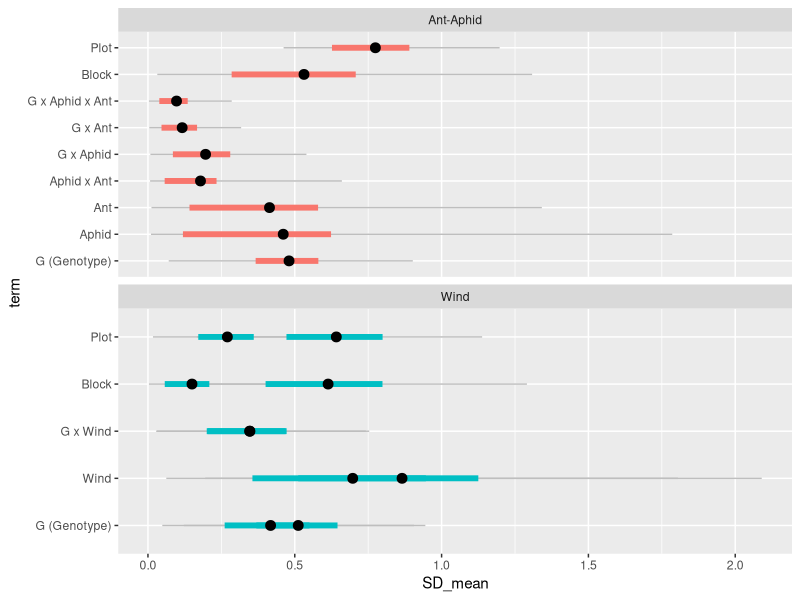
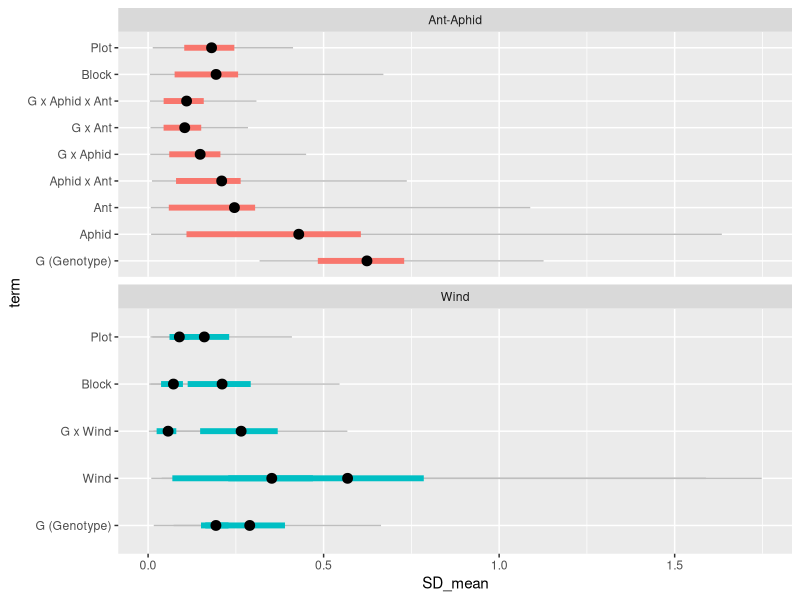
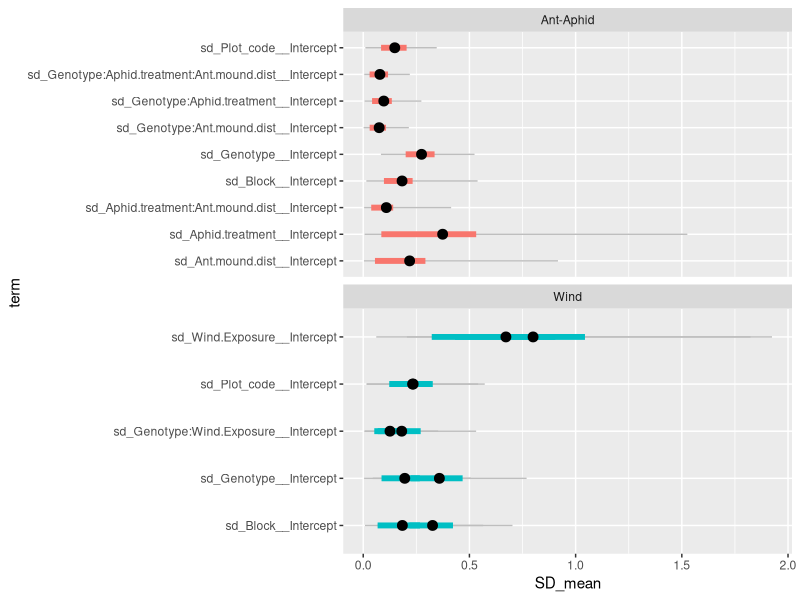
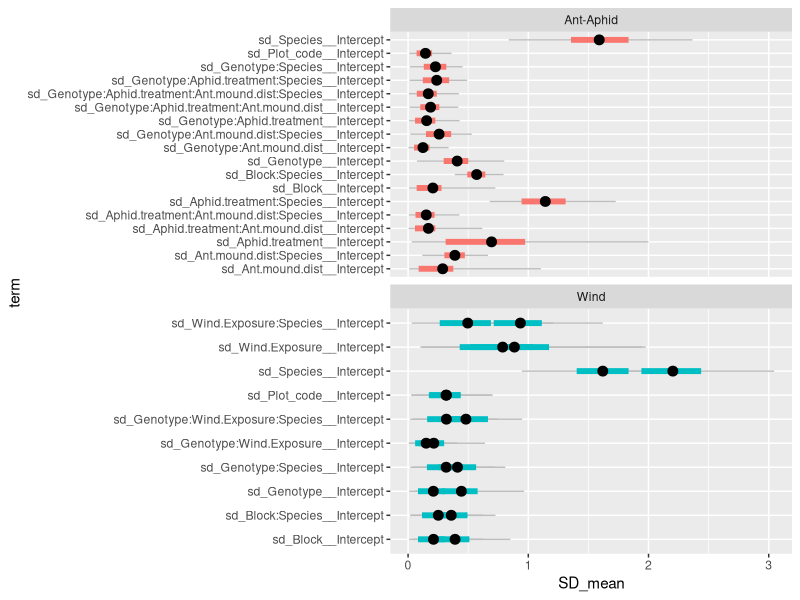
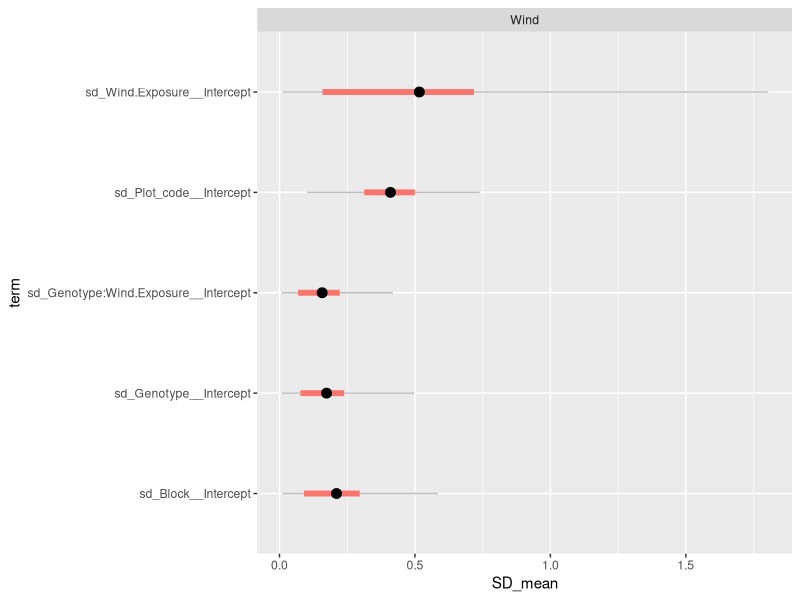
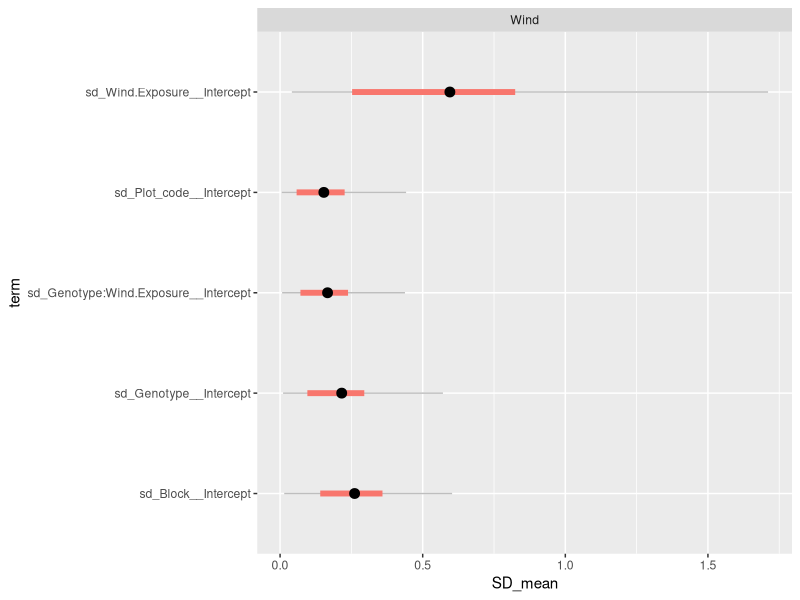

Recreate these plots in R, in order.
library(tidyverse)
library(cowplot)

traits_2012 <- read_csv("output_brms/lanphere_trait_VarComps_2012.csv") %>%
  mutate(term_group="")
arthropods_2012 <- read_csv("output_brms/lanphere_arthropods_VarComps_2012.csv")

traits_2012$term_group[which(traits_2012$term=="sd_Genotype__Intercept")] <- "G"
traits_2012$term_group[which(traits_2012$term=="sd_Wind.Exposure__Intercept")] <- "E"
traits_2012$term_group[which(traits_2012$term=="sd_Aphid.treatment__Intercept")] <- "E"
traits_2012$term_group[which(traits_2012$term=="sd_Ant.mound.dist__Intercept")] <- "E"
traits_2012$term_group[which(traits_2012$term=="sd_Aphid.treatment:Ant.mound.dist__Intercept")] <- "E"
traits_2012$term_group[which(traits_2012$term=="sd_Block__Intercept")] <- "E_site"
traits_2012$term_group[which(traits_2012$term=="sd_Plot_code__Intercept")] <- "E_site"
traits_2012$term_group[which(traits_2012$term=="sd_Genotype:Wind.Exposure__Intercept")] <- "GxE"
traits_2012$term_group[which(traits_2012$term=="sd_Genotype:Aphid.treatment__Intercept")] <- "GxE"
traits_2012$term_group[which(traits_2012$term=="sd_Genotype:Ant.mound.dist__Intercept")] <- "GxE"
traits_2012$term_group[which(traits_2012$term=="sd_Genotype:Aphid.treatment:Ant.mound.dist__Intercept")] <- "GxE"

traits_2012$term_group <- factor(traits_2012$term_group, levels=c("G","E","GxE","E_site"))
traits_2012$term <- factor(traits_2012$term,
                           levels=c("sd_Genotype__Intercept", 
                                    "sd_Aphid.treatment__Intercept", "sd_Ant.mound.dist__Intercept", "sd_Aphid.treatment:Ant.mound.dist__Intercept", "sd_Wind.Exposure__Intercept",
                                    "sd_Genotype:Aphid.treatment__Intercept", "sd_Genotype:Ant.mound.dist__Intercept", "sd_Genotype:Aphid.treatment:Ant.mound.dist__Intercept", "sd_Genotype:Wind.Exposure__Intercept",
                                    "sd_Block__Intercept", "sd_Plot_code__Intercept"),
                           labels=c("G (Genotype)",
                                    "Aphid", "Ant", "Aphid x Ant", "Wind",
                                    "G x Aphid", "G x Ant", "G x Aphid x Ant", "G x Wind",
                                    "Block", "Plot"))
## GENERAL PLOTTING FUNCTIONS ----
VarComp_plot <- function(plot_data){
  ggplot(plot_data, 
         aes(x=term, y=SD_mean, color=Experiment)) +
    geom_linerange(aes(ymin=lower_95, ymax=upper_95), size=0.5, color="grey") +
    geom_linerange(aes(ymin=lower_50, ymax=upper_50), size=2, show.legend=F) +
    geom_point(size=3, color="black") +
    coord_flip() +
    facet_wrap(~Experiment, ncol=1, scale="free_y")
}

## PLOTS
VarComp_plot(plot_data=filter(traits_2012, Trait=="Trait.PC1"))
VarComp_plot(plot_data=filter(traits_2012, Trait=="Trait.PC2"))

VarComp_plot(plot_data=filter(arthropods_2012, Trait=="Arthropod Richness"))
VarComp_plot(plot_data=filter(arthropods_2012, Trait=="Arthropod Composition"))
VarComp_plot(plot_data=filter(arthropods_2012, Trait=="Fungal Rarefied Richness"))
VarComp_plot(plot_data=filter(arthropods_2012, Trait=="Bacterial Rarefied Richness"))
